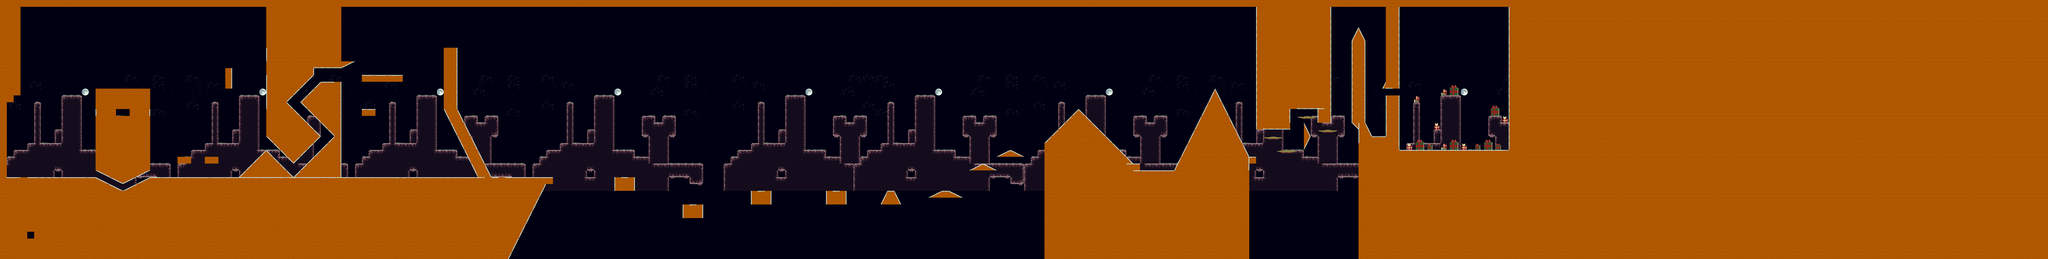

Below is a game level as drawn by its tile map, then a one-line description and the .tmx that defines it (tile-layer data replaced by summaries):
An orthogonal 300x38 tile map with 32x32 px tiles, 3 tile layers (fondo, frente, fondo_fk), 2 tilesets and 68 objects (41x Gift, 20x Santa, 6x Text, player).

<map version="1.2" tiledversion="1.2.1" orientation="orthogonal" renderorder="right-down" width="300" height="38" tilewidth="32" tileheight="32" infinite="0" backgroundcolor="#000012" nextlayerid="15" nextobjectid="102">
 <properties>
  <property name="song" value="Harmony_Dark" />
 </properties>
 <tileset firstgid="1" source="Desierto.tsx" />
 <tileset firstgid="25" source="Present.tsx" />
 <layer id="8" name="fondo" width="300" height="38">
  <properties>
   <property name="layer" value="bg" />
   <property name="parallax" type="float" value="0.8" />
   <property name="tileset" value="Desierto" />
  </properties>
  <data>[11400 cells, 2786 non-empty, 21 distinct tile ids]</data>
 </layer>
 <objectgroup id="6" name="entities">
  <object id="10" name="Santa" type="Santa" gid="27" x="392" y="798" width="32" height="32" />
  <object id="29" name="Santa" type="Santa" gid="27" x="920" y="758" width="32" height="32" />
  <object id="31" name="Santa" type="Santa" gid="27" x="1870" y="814" width="32" height="32" />
  <object id="32" name="Santa" type="Santa" gid="27" x="2327.15" y="774.576" width="32" height="32" />
  <object id="33" name="Santa" type="Santa" gid="27" x="3228" y="944" width="32" height="32" />
  <object id="34" name="Santa" type="Santa" gid="27" x="4164" y="848" width="32" height="32" />
  <object id="35" name="Santa" type="Santa" gid="27" x="4416" y="848" width="32" height="32" />
  <object id="44" name="Santa" type="Santa" gid="27" x="4900" y="556" width="32" height="32" />
  <object id="45" name="Santa" type="Santa" gid="27" x="4972" y="516" width="32" height="32" />
  <object id="46" name="Santa" type="Santa" gid="27" x="5040" y="476" width="32" height="32" />
  <object id="47" name="Santa" type="Santa" gid="27" x="5120" y="540" width="32" height="32" />
  <object id="48" name="Santa" type="Santa" gid="27" x="5156" y="584" width="32" height="32" />
  <object id="49" name="Santa" type="Santa" gid="27" x="5196" y="620" width="32" height="32" />
  <object id="50" name="Santa" type="Santa" gid="27" x="5524" y="660" width="32" height="32" />
  <object id="51" name="Santa" type="Santa" gid="27" x="5552" y="588" width="32" height="32" />
  <object id="52" name="Santa" type="Santa" gid="27" x="5588" y="516" width="32" height="32" />
  <object id="53" name="Santa" type="Santa" gid="27" x="5624" y="452" width="32" height="32" />
  <object id="54" name="Santa" type="Santa" gid="27" x="5736" y="444" width="32" height="32" />
  <object id="55" name="Santa" type="Santa" gid="27" x="6026" y="666" width="32" height="32" />
  <object id="66" name="jugador" type="player" gid="71" x="72" y="790" width="32" height="32" />
  <object id="98" name="Santa" type="Santa" gid="27" x="6112" y="506" width="32" height="32" />
 </objectgroup>
 <objectgroup id="14" name="text">
  <object id="94" name="Keep SPACE pressed to charge jump" type="Text" x="42.8333" y="611.417" width="184.333" height="52.3333">
   <text wrap="1" color="#ffffff">Press and Hold  SPACE to charge jump.</text>
  </object>
  <object id="95" name="Collect 4 gift to gain a Beachball. Then press SHIFT to launch" type="Text" x="806.5" y="554.5" width="272.333" height="44.3333">
   <text wrap="1" color="#ffffff">Collect 4 Presents to gain a Beachball. Then press SHIFT to launch</text>
  </object>
  <object id="96" name="You can wall jump from white walls" type="Text" x="1695.17" y="628.5" width="268.333" height="32.3333">
   <text wrap="1" color="#ffffff">You can wall jump from white walls</text>
  </object>
  <object id="97" name="Congratulations, now Santa's secret gift cache is all your!!!" type="Text" x="6676.83" y="487.833" width="275.333" height="45.3333">
   <text wrap="1" color="#ffffff" halign="center">Congratulations, now Santa's secret presents cache is all yours!!!</text>
  </object>
  <object id="100" name="Game Over" type="Text" x="6678.33" y="545.333" width="275.333" height="45.3333">
   <text wrap="1" color="#ffffff" halign="center">Game Over</text>
  </object>
  <object id="101" name="Avoid Santa! He wants to take your Presents!" type="Text" x="253.834" y="707.833" width="184.333" height="52.3333">
   <text wrap="1" color="#ffffff">Avoid Santa! He wants to take your Presents!</text>
  </object>
 </objectgroup>
 <objectgroup id="7" name="collectibles">
  <properties>
   <property name="static" type="bool" value="true" />
  </properties>
  <object id="2" name="Gift" type="Gift" gid="87" x="130" y="1117" width="24.6667" height="22">
   <properties>
    <property name="static" type="bool" value="true" />
   </properties>
  </object>
  <object id="3" name="Gift" type="Gift" gid="87" x="4729.33" y="687" width="32" height="32" />
  <object id="4" name="Gift" type="Gift" gid="87" x="912" y="688" width="32" height="32">
   <properties>
    <property name="static" type="bool" value="false" />
   </properties>
  </object>
  <object id="7" name="Gift" type="Gift" gid="87" x="575.5" y="532.409" width="32" height="32">
   <properties>
    <property name="static" type="bool" value="true" />
   </properties>
  </object>
  <object id="8" name="Gift" type="Gift" gid="87" x="1621" y="253.727" width="32" height="32">
   <properties>
    <property name="static" type="bool" value="true" />
   </properties>
  </object>
  <object id="15" name="Gift" type="Gift" gid="87" x="1372" y="484" width="32" height="32">
   <properties>
    <property name="static" type="bool" value="false" />
   </properties>
  </object>
  <object id="16" name="Gift" type="Gift" gid="87" x="1096" y="376" width="32" height="32">
   <properties>
    <property name="static" type="bool" value="false" />
   </properties>
  </object>
  <object id="17" name="Gift" type="Gift" gid="87" x="1210" y="271" width="32" height="32">
   <properties>
    <property name="static" type="bool" value="false" />
   </properties>
  </object>
  <object id="18" name="Gift" type="Gift" gid="87" x="414" y="544" width="32" height="32">
   <properties>
    <property name="static" type="bool" value="false" />
   </properties>
  </object>
  <object id="20" name="Gift" type="Gift" gid="87" x="2108" y="180.667" width="32" height="32">
   <properties>
    <property name="static" type="bool" value="false" />
   </properties>
  </object>
  <object id="21" name="Gift" type="Gift" gid="87" x="1828.97" y="311.636" width="32" height="32">
   <properties>
    <property name="static" type="bool" value="false" />
   </properties>
  </object>
  <object id="24" name="Gift" type="Gift" gid="87" x="2536" y="772" width="32" height="32">
   <properties>
    <property name="static" type="bool" value="false" />
   </properties>
  </object>
  <object id="25" name="Gift" type="Gift" gid="87" x="2908" y="790" width="32" height="32">
   <properties>
    <property name="static" type="bool" value="false" />
   </properties>
  </object>
  <object id="28" name="Gift" type="Gift" gid="87" x="3904" y="836" width="32" height="32">
   <properties>
    <property name="static" type="bool" value="false" />
   </properties>
  </object>
  <object id="38" type="Gift" gid="87" x="5392" y="752" width="32" height="32">
   <properties>
    <property name="static" type="bool" value="false" />
   </properties>
  </object>
  </objectgroup>
 <layer id="9" name="frente" width="300" height="38">
  <properties>
   <property name="collide" type="bool" value="true" />
   <property name="layer" value="main" />
   <property name="tileset" value="Present" />
  </properties>
  <data>[11400 cells, 5831 non-empty, 36 distinct tile ids]</data>
 </layer>
 <layer id="10" name="fondo_fk" width="300" height="38">
  <properties>
   <property name="layer" value="front" />
   <property name="tileset" value="Present" />
  </properties>
  <data>[11400 cells, 69 non-empty, 13 distinct tile ids]</data>
 </layer>
</map>
<!-- 26 of 68 objects omitted -->
